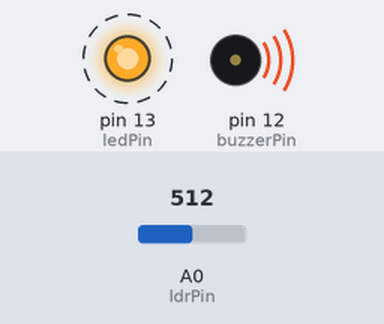
The sketch below on a simulated Arduino Uno, built with avr-gcc and run on an emulated ATmega328P. Shown: output pins drawn as LEDs (lit = HIGH), buzzer (waves = sounding). Dashed ring = blinking. The inputs (shaded band) are chosen by the test bench; at power-on: A0 (ldrPin) = 512.

Above: at 1.25 s.
1.3 s: A0 (ldrPin) set to 410
4.3 s: A0 (ldrPin) set to 384
At 5.5 s:
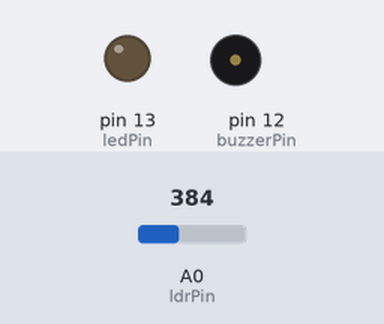
5.8 s: A0 (ldrPin) set to 511
At 6.05 s:
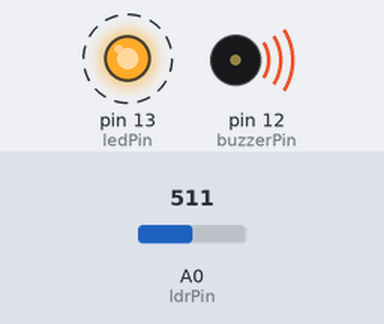
8.8 s: A0 (ldrPin) set to 390
Timing chart, 0 to 11.3 s (numbered marks = the images above; inputs shaded):
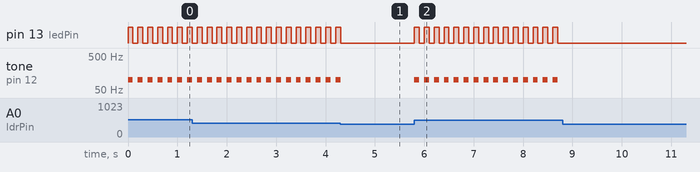

Measured:
- the behaviour switches between 400 and 399 on A0 (ldrPin) (found by bisection; images 0 and 1)
- after the input at 4.3 s, pin 13 (ledPin): goes on until 4.3 s, then stays LOW; tone on pin 12 (buzzerPin): goes on until 4.3 s, then stays silent
- after the input at 5.8 s, pin 13 (ledPin): alternates HIGH for 0.10 s and LOW for 0.10 s, starting at once; tone on pin 12 (buzzerPin): alternates 100 Hz for 0.10 s and silent for 0.10 s, starting at once
- after the input at 8.8 s, pin 13 (ledPin): stops changing and stays LOW; tone on pin 12 (buzzerPin): stops changing and stays silent
- by itself, pin 13 (ledPin): alternates HIGH for 0.10 s and LOW for 0.10 s
- by itself, tone on pin 12 (buzzerPin): alternates 100 Hz for 0.10 s and silent for 0.10 s

The sketch:

sensorLuz.ino
```cpp
//@author: http://mertarduinotutorial.blogspot.com.es
//set pin numbers

const int ledPin = 13;
const int buzzerPin = 12;
const int ldrPin = A0;

void setup () {

  Serial.begin(9600);
  pinMode(ledPin, OUTPUT);
  pinMode(buzzerPin, OUTPUT);
  pinMode(ldrPin, INPUT);

}

void loop() {

  int ldrStatus = analogRead(ldrPin);  //read the state of the LDR value
  if (ldrStatus >= 400) {
    tone(buzzerPin, 100);
    digitalWrite(ledPin, HIGH);
    delay(100);
    noTone(buzzerPin);
    digitalWrite(ledPin, LOW);
    delay(100);
  }
  else {
    noTone(buzzerPin);
    digitalWrite(ledPin, LOW);
  }

}
```
